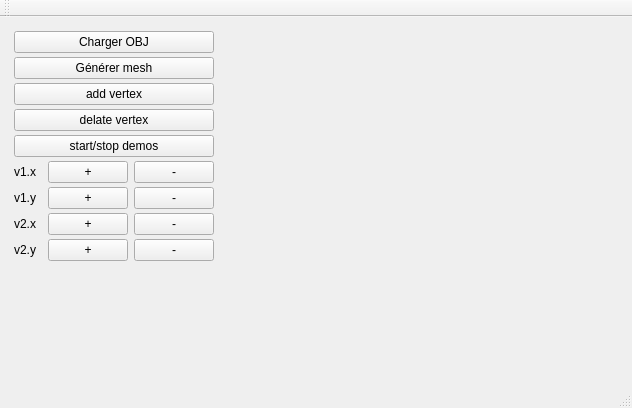
<?xml version="1.0" encoding="UTF-8"?>
<ui version="4.0">
 <class>MainWindow</class>
 <widget class="QMainWindow" name="MainWindow">
  <property name="geometry">
   <rect>
    <x>0</x>
    <y>0</y>
    <width>632</width>
    <height>408</height>
   </rect>
  </property>
  <property name="windowTitle">
   <string>MainWindow</string>
  </property>
  <widget class="QWidget" name="centralWidget">
   <layout class="QHBoxLayout" name="horizontalLayout">
    <item>
     <widget class="QWidget" name="widget_2" native="true">
      <property name="sizePolicy">
       <sizepolicy hsizetype="Maximum" vsizetype="Preferred">
        <horstretch>150</horstretch>
        <verstretch>0</verstretch>
       </sizepolicy>
      </property>
      <property name="minimumSize">
       <size>
        <width>150</width>
        <height>0</height>
       </size>
      </property>
      <layout class="QVBoxLayout" name="verticalLayout">
       <property name="spacing">
        <number>4</number>
       </property>
       <property name="leftMargin">
        <number>3</number>
       </property>
       <property name="topMargin">
        <number>3</number>
       </property>
       <property name="rightMargin">
        <number>3</number>
       </property>
       <property name="bottomMargin">
        <number>3</number>
       </property>
       <item>
        <widget class="QPushButton" name="pushButton_chargement">
         <property name="minimumSize">
          <size>
           <width>200</width>
           <height>0</height>
          </size>
         </property>
         <property name="text">
          <string>Charger OBJ</string>
         </property>
        </widget>
       </item>
       <item>
        <widget class="QPushButton" name="pushButton_generer">
         <property name="text">
          <string>Générer mesh</string>
         </property>
        </widget>
       </item>
       <item>
        <widget class="QPushButton" name="addGridVertex">
         <property name="text">
          <string>add vertex</string>
         </property>
        </widget>
       </item>
       <item>
        <widget class="QPushButton" name="delateGridVertex">
         <property name="text">
          <string>delate vertex</string>
         </property>
        </widget>
       </item>
       <item>
        <widget class="QPushButton" name="demo_start_stop">
         <property name="text">
          <string>start/stop demos</string>
         </property>
        </widget>
       </item>
       <item>
        <layout class="QHBoxLayout" name="horizontalLayout_3">
         <item>
          <widget class="QLabel" name="label">
           <property name="text">
            <string>v1.x</string>
           </property>
          </widget>
         </item>
         <item>
          <widget class="QPushButton" name="vertex1_x_plus">
           <property name="text">
            <string>+</string>
           </property>
          </widget>
         </item>
         <item>
          <widget class="QPushButton" name="vertex1_x_moins">
           <property name="text">
            <string>-</string>
           </property>
          </widget>
         </item>
        </layout>
       </item>
       <item>
        <layout class="QHBoxLayout" name="horizontalLayout_4">
         <item>
          <widget class="QLabel" name="label_2">
           <property name="text">
            <string>v1.y</string>
           </property>
          </widget>
         </item>
         <item>
          <widget class="QPushButton" name="vertex1_y_plus">
           <property name="text">
            <string>+</string>
           </property>
          </widget>
         </item>
         <item>
          <widget class="QPushButton" name="vertex1_y_moins">
           <property name="text">
            <string>-</string>
           </property>
          </widget>
         </item>
        </layout>
       </item>
       <item>
        <layout class="QHBoxLayout" name="horizontalLayout_5">
         <item>
          <widget class="QLabel" name="label_3">
           <property name="text">
            <string>v2.x</string>
           </property>
          </widget>
         </item>
         <item>
          <widget class="QPushButton" name="vertex2_x_plus">
           <property name="text">
            <string>+</string>
           </property>
          </widget>
         </item>
         <item>
          <widget class="QPushButton" name="vertex2_x_moins">
           <property name="text">
            <string>-</string>
           </property>
          </widget>
         </item>
        </layout>
       </item>
       <item>
        <layout class="QHBoxLayout" name="horizontalLayout_6">
         <item>
          <widget class="QLabel" name="label_4">
           <property name="text">
            <string>v2.y</string>
           </property>
          </widget>
         </item>
         <item>
          <widget class="QPushButton" name="vertex2_y_plus">
           <property name="text">
            <string>+</string>
           </property>
          </widget>
         </item>
         <item>
          <widget class="QPushButton" name="vertex2_y_moins">
           <property name="text">
            <string>-</string>
           </property>
          </widget>
         </item>
        </layout>
       </item>
       <item>
        <spacer name="verticalSpacer">
         <property name="orientation">
          <enum>Qt::Vertical</enum>
         </property>
         <property name="sizeHint" stdset="0">
          <size>
           <width>20</width>
           <height>40</height>
          </size>
         </property>
        </spacer>
       </item>
      </layout>
     </widget>
    </item>
    <item>
     <widget class="MeshViewerWidget" name="displayWidget" native="true"/>
    </item>
   </layout>
  </widget>
  <widget class="QMenuBar" name="menuBar">
   <property name="geometry">
    <rect>
     <x>0</x>
     <y>0</y>
     <width>632</width>
     <height>22</height>
    </rect>
   </property>
  </widget>
  <widget class="QToolBar" name="mainToolBar">
   <attribute name="toolBarArea">
    <enum>TopToolBarArea</enum>
   </attribute>
   <attribute name="toolBarBreak">
    <bool>false</bool>
   </attribute>
  </widget>
  <widget class="QStatusBar" name="statusBar"/>
 </widget>
 <layoutdefault spacing="6" margin="11"/>
 <customwidgets>
  <customwidget>
   <class>MeshViewerWidget</class>
   <extends>QWidget</extends>
   <header location="global">meshviewerwidget.h</header>
   <container>1</container>
  </customwidget>
 </customwidgets>
 <resources/>
 <connections/>
</ui>
